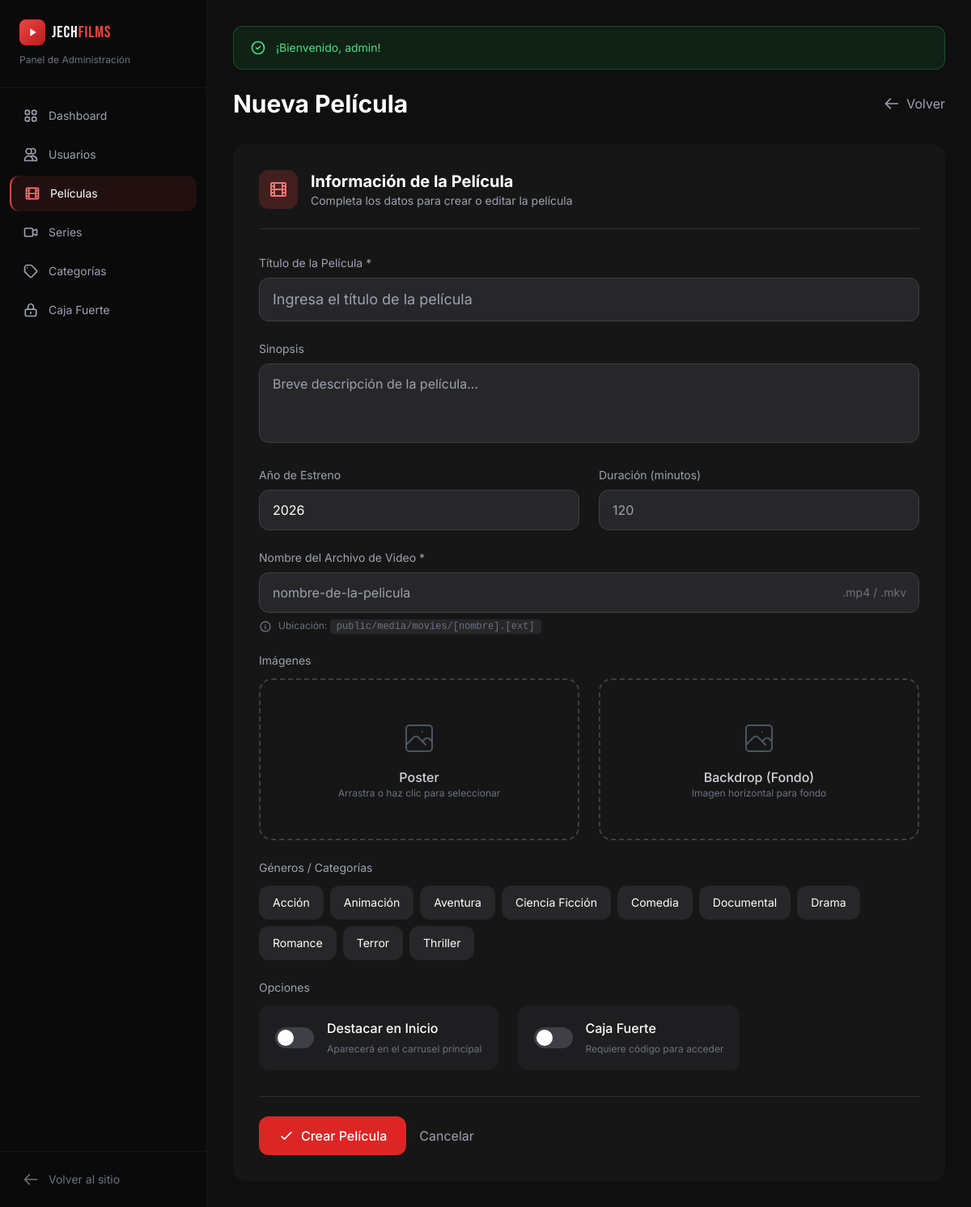
Screenshot of /admin/movies/create (signed in) with the database file from the repository.
### tables this page shows
CREATE TABLE categories (
    id INT PRIMARY KEY AUTO_INCREMENT,
    name VARCHAR(100) NOT NULL,
    slug VARCHAR(100) NOT NULL UNIQUE,
    parent_id INT DEFAULT NULL,
    created_at TIMESTAMP DEFAULT CURRENT_TIMESTAMP,
    
    INDEX idx_slug (slug),
    INDEX idx_parent (parent_id),
    FOREIGN KEY (parent_id) REFERENCES categories(id) ON DELETE SET NULL
);

### controllers/admin/MoviesController.php (called while the page is built, shortened)
<?php
require_once BASE_PATH . '/models/Category.php';
class MoviesController {
    private Category $categoryModel;
    public function __construct() {
        $this->categoryModel = new Category();
    }
    public function create(): void {
        $categories = $this->categoryModel->getParents();
        require_once VIEWS_PATH . '/admin/movies/form.php';
    }
}

### public/index.php (called while the page is built, shortened)
<?php
require_once __DIR__ . '/../config/database.php';
require_once __DIR__ . '/../helpers/functions.php';
$requestUri = $_SERVER['REQUEST_URI'];
$basePath = parse_url(BASE_URL, PHP_URL_PATH) ?: '';
$path = str_replace($basePath, '', parse_url($requestUri, PHP_URL_PATH));
$path = trim($path, '/');
$segments = explode('/', $path);
$controller = $segments[0] ?? 'home';
$action = $segments[1] ?? 'index';
$params = array_slice($segments, 2);
if ($controller === 'admin' && isset($segments[1])) {
    $action = $segments[2] ?? 'index';
    $params = array_slice($segments, 3);
}
$controllerInstance = new $className();
call_user_func_array([$controllerInstance, $action], $params);

### helpers/functions.php (called while the page is built, shortened)
<?php
function e(string $string): string {
    return htmlspecialchars($string, ENT_QUOTES, 'UTF-8');
}
function url(string $path = ''): string {
    return rtrim(BASE_URL, '/') . '/' . ltrim($path, '/');
}

### config/database.php (called while the page is built, shortened)
<?php
function getConnection(): PDO {
    static $pdo = null;
    if ($pdo === null) {
        $dsn = sprintf(
            'mysql:host=%s;dbname=%s;charset=%s',
            DB_HOST,
            DB_NAME,
            DB_CHARSET
        );
        $options = [
            PDO::ATTR_ERRMODE => PDO::ERRMODE_EXCEPTION,
            PDO::ATTR_DEFAULT_FETCH_MODE => PDO::FETCH_ASSOC,
            PDO::ATTR_EMULATE_PREPARES => false,
        ];
        try {
            $pdo = new PDO($dsn, DB_USER, DB_PASS, $options);
        } catch (PDOException $e) {
            die('Error de conexión a la base de datos. Por favor, verifica la configuración.');
        }
    }
    return $pdo;
}

### models/Category.php (called while the page is built, shortened)
<?php
require_once __DIR__ . '/Model.php';
class Category extends Model {
    protected string $table = 'categories';
    public function getParents(): array {
        $sql = "SELECT * FROM {$this->table} WHERE parent_id IS NULL ORDER BY name ASC";
        return $this->query($sql);
    }
}

### models/Model.php (called while the page is built, shortened)
<?php
abstract class Model {
    protected PDO $db;
    public function __construct() {
        $this->db = getConnection();
    }
    protected function query(string $sql, array $params = []): array {
        $stmt = $this->db->prepare($sql);
        $stmt->execute($params);
        return $stmt->fetchAll();
    }
}

### views/admin/movies/form.php (the view, shortened to what this page needs)
<?php
$isEdit = isset($movie);
$pageTitle = $isEdit ? 'Editar Película' : 'Nueva Película';
$videoName = '';
?>
<div class="max-w-5xl">
    <div class="flex items-center justify-between mb-8">
        <div>
            <h1 class="text-3xl font-bold"><?= $pageTitle ?></h1>
        </div>
        <a href="<?= url('admin/movies') ?>" class="text-gray-400 hover:text-white transition flex items-center gap-2">
            <svg class="w-5 h-5" fill="none" stroke="currentColor" viewBox="0 0 24 24"><path stroke-linecap="round" stroke-linejoin="round" stroke-width="2" d="M10 19l-7-7m0 0l7-7m-7 7h18"/></svg>
            Volver
        </a>
    </div>
    <form action="<?= url('admin/movies/' . ($isEdit ? 'update/' . $movie['id'] : 'store')) ?>" method="POST" enctype="multipart/form-data" class="bg-jf-card rounded-2xl p-6 md:p-8">
        <div class="flex items-center gap-4 mb-8 pb-6 border-b border-white/10">
            <div class="w-12 h-12 rounded-xl bg-red-500/20 flex items-center justify-center">
                <svg class="w-6 h-6 text-red-400" fill="none" stroke="currentColor" viewBox="0 0 24 24">
                    <path stroke-linecap="round" stroke-linejoin="round" stroke-width="2" d="M7 4v16M17 4v16M3 8h4m10 0h4M3 12h18M3 16h4m10 0h4M4 20h16a1 1 0 001-1V5a1 1 0 00-1-1H4a1 1 0 00-1 1v14a1 1 0 001 1z"/>
                </svg>
            </div>
            <div>
                <h2 class="text-xl font-bold">Información de la Película</h2>
                <p class="text-gray-400 text-sm">Completa los datos para crear o editar la película</p>
            </div>
        </div>
        <div class="grid grid-cols-1 md:grid-cols-2 gap-6">
            <div class="md:col-span-2">
                <label class="block text-sm text-gray-400 mb-2">Título de la Película *</label>
                <input type="text" name="title" value="<?= e($movie['title'] ?? '') ?>" required
                       class="w-full bg-zinc-800 border border-zinc-700 rounded-xl px-4 py-3 focus:outline-none focus:border-red-500 text-lg"
                       placeholder="Ingresa el título de la película">
            </div>
            <div class="md:col-span-2">
                <label class="block text-sm text-gray-400 mb-2">Sinopsis</label>
                <textarea name="description" rows="3" placeholder="Breve descripción de la película..."
                          class="w-full bg-zinc-800 border border-zinc-700 rounded-xl px-4 py-3 focus:outline-none focus:border-red-500 resize-none"><?= e($movie['description'] ?? '') ?></textarea>
            </div>
            <div>
                <label class="block text-sm text-gray-400 mb-2">Año de Estreno</label>
                <input type="number" name="year" value="<?= e($movie['year'] ?? date('Y')) ?>" min="1900" max="2030"
                       class="w-full bg-zinc-800 border border-zinc-700 rounded-xl px-4 py-3 focus:outline-none focus:border-red-500">
            </div>
            <div>
                <label class="block text-sm text-gray-400 mb-2">Duración (minutos)</label>
                <input type="number" name="duration" value="<?= e($movie['duration'] ?? '') ?>" min="1" placeholder="120"
                       class="w-full bg-zinc-800 border border-zinc-700 rounded-xl px-4 py-3 focus:outline-none focus:border-red-500">
            </div>
            <div class="md:col-span-2">
                <label class="block text-sm text-gray-400 mb-2">Nombre del Archivo de Video *</label>
                <div class="relative">
                    <input type="text" name="video_name" value="<?= e($videoName) ?>" required
                           placeholder="nombre-de-la-pelicula"
                           class="w-full bg-zinc-800 border border-zinc-700 rounded-xl pl-4 pr-28 py-3 focus:outline-none focus:border-red-500">
                    <span class="absolute right-4 top-1/2 -translate-y-1/2 text-gray-500 text-sm">.mp4 / .mkv</span>
                </div>
                <div class="flex items-center gap-2 mt-2 text-xs text-gray-500">
                    <svg class="w-4 h-4" fill="none" stroke="currentColor" viewBox="0 0 24 24"><path stroke-linecap="round" stroke-linejoin="round" stroke-width="2" d="M13 16h-1v-4h-1m1-4h.01M21 12a9 9 0 11-18 0 9 9 0 0118 0z"/></svg>
                    <span>Ubicación: <code class="bg-zinc-800 px-2 py-0.5 rounded">public/media/movies/[nombre].[ext]</code></span>
                </div>
            </div>
            <div class="md:col-span-2">
                <label class="block text-sm text-gray-400 mb-3">Imágenes</label>
                <div class="grid grid-cols-1 md:grid-cols-2 gap-6">
                    <div class="image-dropzone" id="posterDropzone">
                        <div class="placeholder" id="posterPlaceholder">
                            <p class="font-medium text-gray-300">Poster</p>
                            <p class="text-xs text-gray-500">Arrastra o haz clic para seleccionar</p>
                        </div>
                    </div>
                    <div class="image-dropzone" id="backdropDropzone">
                        <div class="placeholder" id="backdropPlaceholder">
                            <p class="font-medium text-gray-300">Backdrop (Fondo)</p>
                            <p class="text-xs text-gray-500">Imagen horizontal para fondo</p>
                        </div>
                    </div>
                </div>
            </div>
            <div class="md:col-span-2">
                <label class="block text-sm text-gray-400 mb-3">Géneros / Categorías</label>
                <div class="flex flex-wrap gap-2">
                    <?php foreach ($categories as $cat): ?>
                    <label class="inline-flex items-center gap-2 bg-zinc-800 px-4 py-2.5 rounded-xl cursor-pointer hover:bg-zinc-700 transition border border-transparent has-[:checked]:border-red-500 has-[:checked]:bg-red-500/10">
                        <span class="text-sm"><?= e($cat['name']) ?></span>
                    </label>
                    <?php endforeach; ?>
                </div>
            </div>
            <div class="md:col-span-2">
                <label class="block text-sm text-gray-400 mb-3">Opciones</label>
                <div class="flex flex-wrap gap-6">
                    <label class="flex items-center gap-4 bg-zinc-800/50 px-5 py-4 rounded-xl cursor-pointer hover:bg-zinc-800 transition">
                        <div class="toggle-switch">
                            <span class="toggle-slider"></span>
                        </div>
                        <div>
                            <span class="font-medium block">Destacar en Inicio</span>
                            <span class="text-xs text-gray-500">Aparecerá en el carrusel principal</span>
                        </div>
                    </label>
                    <label class="flex items-center gap-4 bg-zinc-800/50 px-5 py-4 rounded-xl cursor-pointer hover:bg-zinc-800 transition">
                        <div class="toggle-switch purple">
                            <span class="toggle-slider"></span>
                        </div>
                        <div>
                            <span class="font-medium block">Caja Fuerte</span>
                            <span class="text-xs text-gray-500">Requiere código para acceder</span>
                        </div>
                    </label>
                </div>
            </div>
        </div>
        <div class="flex items-center gap-4 mt-8 pt-6 border-t border-white/10">
            <button type="submit" class="inline-flex items-center gap-2 bg-red-600 hover:bg-red-700 px-6 py-3 rounded-xl font-medium transition">
                <svg class="w-5 h-5" fill="none" stroke="currentColor" viewBox="0 0 24 24">
                    <path stroke-linecap="round" stroke-linejoin="round" stroke-width="2" d="M5 13l4 4L19 7"/>
                </svg>
                <?= $isEdit ? 'Guardar Cambios' : 'Crear Película' ?>
            </button>
            <a href="<?= url('admin/movies') ?>" class="text-gray-400 hover:text-white transition">Cancelar</a>
        </div>
    </form>
</div>
<?php
require_once VIEWS_PATH . '/layouts/admin.php';
?>

### views/admin/movies/form.php (style rules this page uses)
input[type="number"] { -moz-appearance: textfield; appearance: textfield; }
.toggle-switch { position: relative; width: 48px; height: 26px; flex-shrink: 0; }
.toggle-slider { position: absolute; cursor: pointer; inset: 0; background: #3f3f46; border-radius: 999px; transition: 0.3s; }
.toggle-slider:before { position: absolute; content: ""; height: 20px; width: 20px; left: 3px; bottom: 3px; background: white; border-radius: 50%; transition: 0.3s; }
.image-dropzone { position: relative; border: 2px dashed #3f3f46; border-radius: 1rem; min-height: 200px; display: flex; flex-direction: column; align-items: center; justify-content: center; text-align: center; transition: all 0.2s; cursor: pointer; overflow: hidden; }
.image-dropzone .placeholder { padding: 2rem; }

### rows the page displays
categories: name "Acción"
categories: name "Animación"
categories: name "Aventura"
categories: name "Ciencia Ficción"
categories: name "Comedia"
categories: name "Documental"
categories: name "Drama"
categories: name "Romance"
categories: name "Terror"
categories: name "Thriller"

### other values shown
$item[1] "Dashboard"
$item[1] "Usuarios"
$item[1] "Películas"
$item[1] "Series"
$item[1] "Categorías"
$item[1] "Caja Fuerte"
$flash['message'] "¡Bienvenido, admin!"
$pageTitle "Nueva Película"
